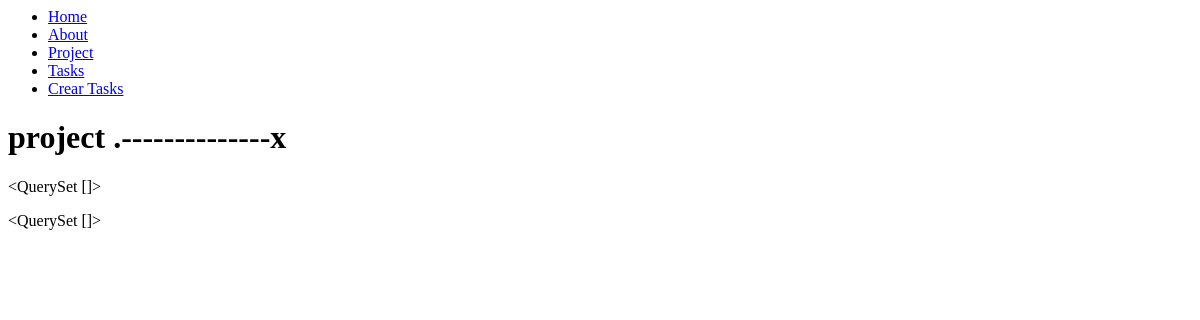
The app's page /projects/, older data.
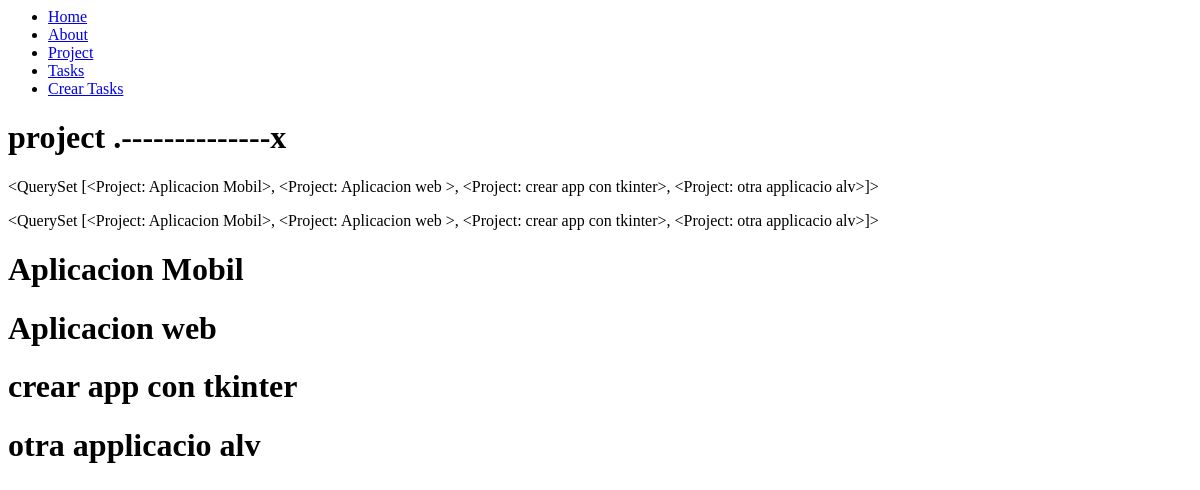
The same page, newer data.
### myapp/models.py (models this page shows)
class Project(models.Model):
    name = models.CharField(max_length=100)
    def __str__(self):
        return self.name

### myapp/views.py (the view)
# urls.py: path('projects/', views.projects),
def projects(request):
    project = Project.objects.all()
    return render(request, 'project.html',{
        'project': project
    })

### myapp/templates/project.html
{%extends "layouts/base.html"%}
{%block content%}
<h1>project       .--------------x</h1>
{{project}}
<p>{{project}}</p>
{% for projec in project %}
    <h1>{{projec.name}}</h1>
{% endfor %}
{% endblock %}

Row changes from the older to the newer data that the page shows:
added Project: name.name "<QuerySet [<Project: Aplicacion Mobil>, <Project: Aplicacion web >, <Project: crear app con tkinter>, <Project: otra applicacio alv>]>", name "Aplicacion Mobil"
added Project: name "Aplicacion web"
added Project: name "crear app con tkinter"
added Project: name "otra applicacio alv"
Text that changed along with them:
{{ project }}: "<QuerySet []>" → (not shown)
